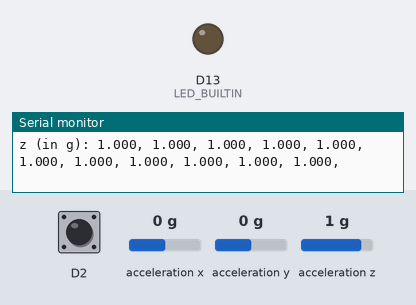
Simulated run of this sketch. Board: Arduino Nano 33 BLE. Shown: output pins drawn as LEDs (lit = HIGH), the last lines printed to the serial monitor. Inputs (shaded band) come from the test bench; at power-on: D2 HIGH, acceleration x 0 g, acceleration y 0 g, acceleration z 1 g.

Above: at 1.2 s.
1.3 s: D2 pulled LOW for 0.15 s
At 2.0 s:
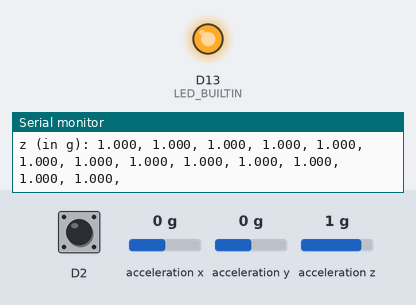
Timing chart, 0 to 4.3 s (numbered marks = the images above; inputs shaded):
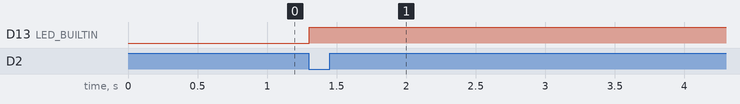

The sketch:

Pendel.ino
```cpp
#include <Arduino_BMI270_BMM150.h>

String dataStringt = "t (in s): ";
String dataStringx = "x (in g): ";
String dataStringy = "y (in g): ";
String dataStringz = "z (in g): ";
unsigned long lastMeasurement = 0;
const unsigned long interval = 100;         // Intervall in Millisekunden
float timer = 0;

void setup() {

  pinMode(2, INPUT_PULLUP);
  pinMode(LED_BUILTIN, OUTPUT);

  Serial.begin(9600);
  while (!Serial);

  if (!IMU.begin()) {
    Serial.println("IMU konnte nicht gestartet werden!");
    while (1);
  }

  Serial.println("IMU erfolgreich gestartet!");
}

void loop() {
  unsigned long currentMillis = millis();

  if (currentMillis - lastMeasurement >= interval) {
    lastMeasurement = currentMillis;

    float x, y, z;

    if (IMU.accelerationAvailable()) {
      IMU.readAcceleration(x, y, z);

      timer += interval;
      dataStringt += String(timer / 1000) + ", ";
      dataStringx += String(x, 3) + ", ";
      dataStringy += String(y, 3) + ", ";
      dataStringz += String(z, 3) + ", ";
      // Ausgabe zur Kontrolle
      Serial.print("Messung: ");
      Serial.print("ax=");
      Serial.print(x, 2);
      Serial.print("g, ay=");
      Serial.print(y, 2);
      Serial.print("g, az=");
      Serial.print(z, 2);
      Serial.println("g");

      Serial.println(dataStringt);
      Serial.println(dataStringx);
      Serial.println(dataStringy);
      Serial.println(dataStringz);


    }
  }

  bool zustandTaster = digitalRead(2); // Tasterzustand einlesen
  if (zustandTaster == 0) {
    while(true) {
      digitalWrite(LED_BUILTIN, HIGH);
      Serial.println(dataStringt);
      Serial.println(dataStringx);
      Serial.println(dataStringy);
      Serial.println(dataStringz);
      delay(5000);
    }
  }
}
```

Measured:
- after the input at 1.3 s, D13 (LED_BUILTIN): LOW → HIGH at once
